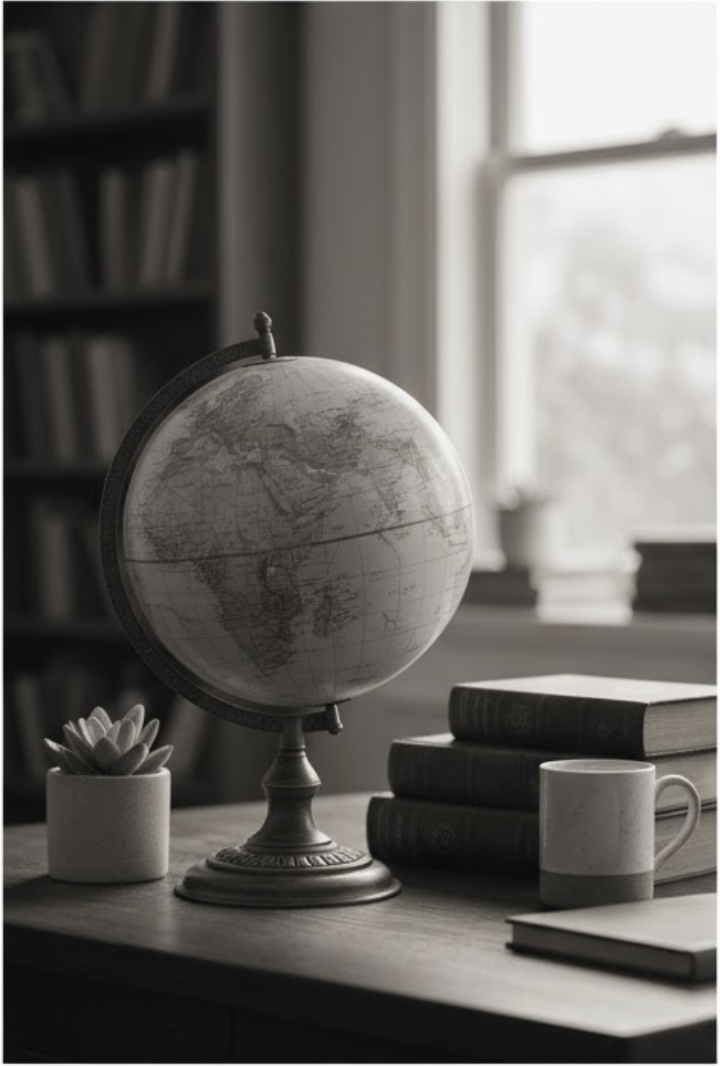
#> input picture dataset/StereoLeft.png, 720 x 1066 px
$ jupyter execute --allow-errors 04.VisionAndMotionAnalysis.ipynb   (older library calls are emulated)   (text cells are left out)
#> lines starting #> are read from the running program, lines starting #| are printed output that depends on the picture; pictures that were not available may be replaced by others from this repository, and a replacement may not be noted
[cell 1]
import cv2
import numpy as np
import matplotlib.pyplot as plt
from scipy.interpolate import UnivariateSpline

[cell 2]
left_img_color = cv2.imread('dataset/StereoLeft.png')
#> left_img_color is the input picture: shape (1066, 720, 3); mean B, G, R 98.7, 101.9, 104.2
right_img_color = cv2.imread('dataset/StereoRight.png')
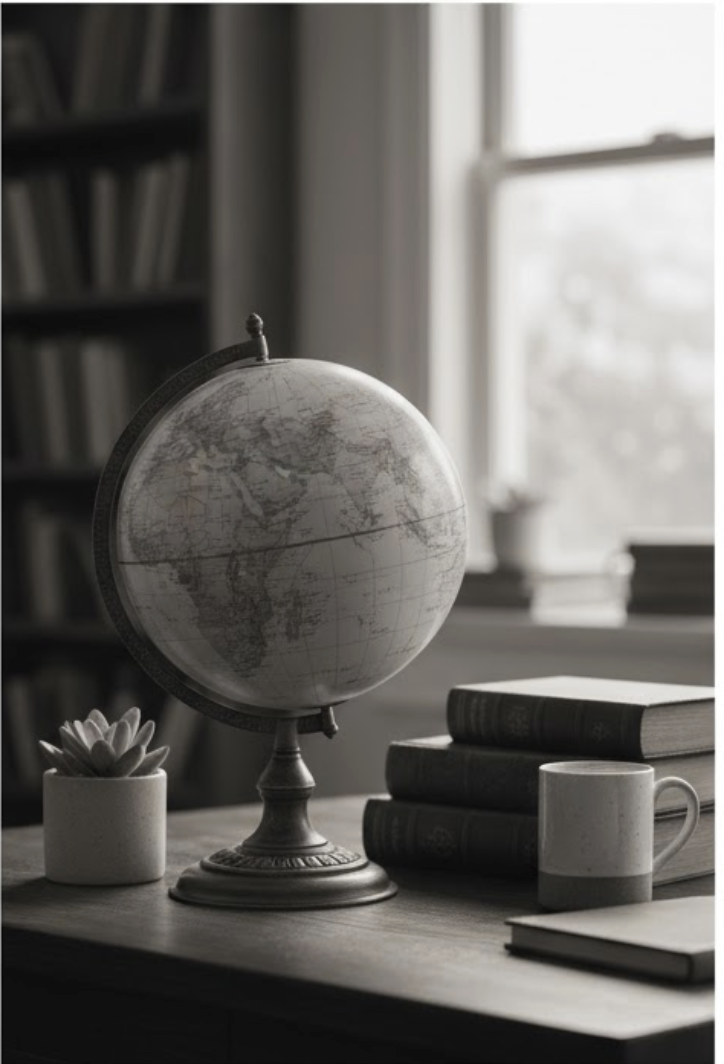
#> input picture dataset/StereoRight.png, 724 x 1064 px
#> right_img_color is the input picture: shape (1064, 724, 3); mean B, G, R 99.9, 103.2, 105.4

# The stereo algorithm requires single-channel grayscale images
left = cv2.cvtColor(left_img_color, cv2.COLOR_BGR2GRAY)
right = cv2.cvtColor(right_img_color, cv2.COLOR_BGR2GRAY)

# Check if sizes are different and resize if necessary
if left.shape != right.shape:
    print("Image shapes are different. Resizing right image to match left image.")
    print(f"Left shape: {right.shape}, Right shape: {right.shape}")
#| Left shape: (1064, 724), Right shape: (1064, 724)
    h, w = left.shape
#> h = 1066; w = 720
    right_gray = cv2.resize(right, (w, h))

    print(f"New right shape: {right.shape}")
#| New right shape: (1064, 724)

[cell 3]
# Compute Disparity
stereo = cv2.StereoBM_create(numDisparities=64, blockSize=15)
#> (the rest of this cell did not finish here and is left out)

[cell 4]
# 2️⃣ Projection Scheme (Perspective projection)
f = 800  # focal length
X, Y, Z = 2, 3, 10  # 3D point
x = (f * X) / Z
y = (f * Y) / Z
print(f"Projected 3D point ({X},{Y},{Z}) → Image coordinates ({x:.2f}, {y:.2f})")

#> (a cell that did not finish here is left out)

[cell 6]
# 4️⃣ Motion Analysis using Optical Flow (Lucas-Kanade)
vid = cv2.VideoCapture('motion_sample.mp4')
ret, old_frame = vid.read()
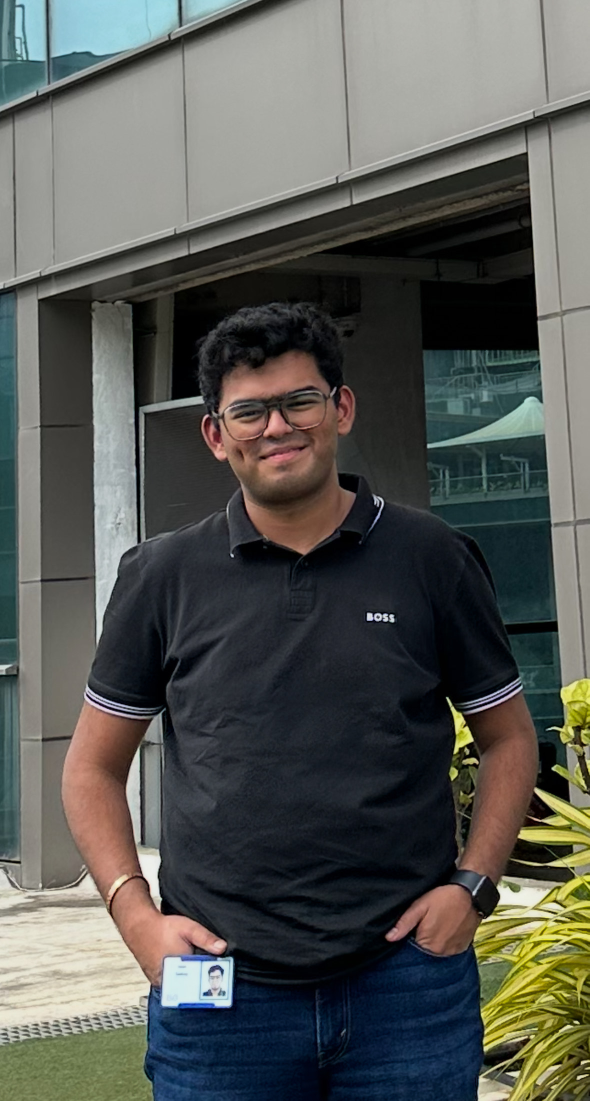
#> input picture dataset/SatvikCasualPic.jpeg, 1179 x 2201 px, given in place of motion_sample.mp4, which was not available (shown at 1/2 size)
#> old_frame is the input picture: shape (2201, 1179, 3); mean B, G, R 83.8, 88.1, 86.3
if ret:
    old_gray = cv2.cvtColor(old_frame, cv2.COLOR_BGR2GRAY)
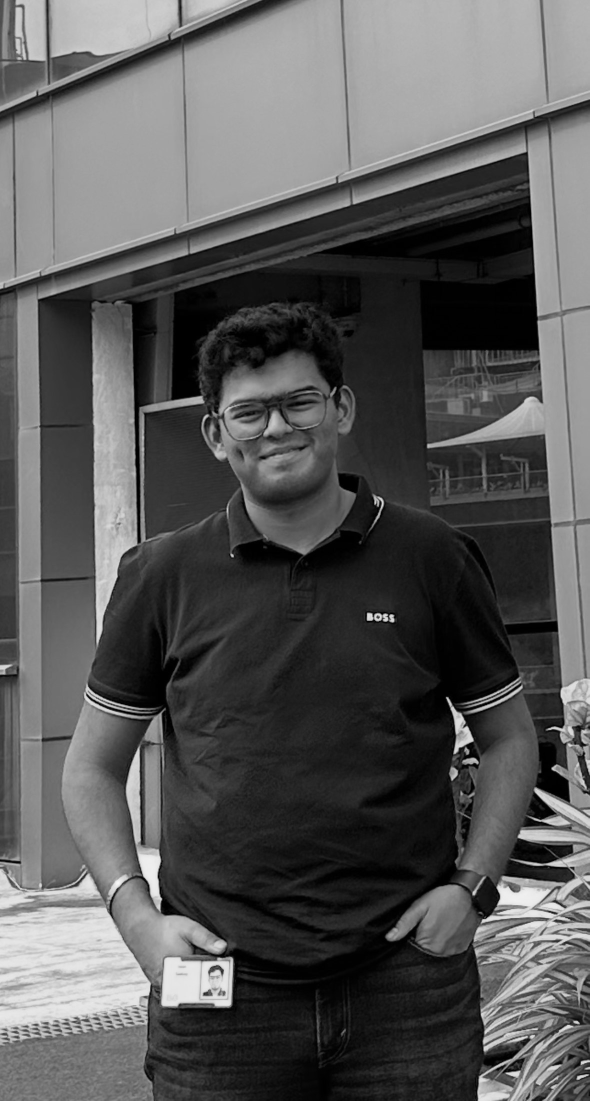
#> old_gray: shape (2201, 1179) (shown at 1/2 size); min 0, max 249, mean 87.1
    lk_params = dict(winSize=(15,15), maxLevel=2,
                     criteria=(cv2.TERM_CRITERIA_EPS | cv2.TERM_CRITERIA_COUNT, 10, 0.03))
    p0 = cv2.goodFeaturesToTrack(old_gray, mask=None, maxCorners=100, qualityLevel=0.3, minDistance=7)
#> p0 = 46 rows, first 8: [764, 1229], [893, 1395], [734, 1240], [747, 1239], [787, 1231], [774, 1233], [1158, 2046], [1176, 2149]
    color = np.random.randint(0,255,(100,3))
    mask = np.zeros_like(old_frame)
    while True:
        ret, frame = vid.read()
        if not ret: break
        frame_gray = cv2.cvtColor(frame, cv2.COLOR_BGR2GRAY)
        p1, st, err = cv2.calcOpticalFlowPyrLK(old_gray, frame_gray, p0, None, **lk_params)
#> p1 has the same summary as p0; st = 46 values from 1 to 1; err = 46 values from 0 to 0
        good_new = p1[st==1]; good_old = p0[st==1]
#> after `good_new = p1[st == 1]`: good_new = 46 pairs, first value 33 to 1176, second value 100 to 2175
#> after `good_old = p0[st == 1]`: good_old has the same summary as good_new
        for i,(new,old) in enumerate(zip(good_new, good_old)):
            a,b = new.ravel(); c,d = old.ravel()
            mask = cv2.line(mask, (int(a),int(b)), (int(c),int(d)), color[i].tolist(), 2)
            frame = cv2.circle(frame,(int(a),int(b)),5,color[i].tolist(),-1)
#> this loop made 46 passes
#> (a, b, c, d) on passes 1 to 12: (764, 1229, 764, 1229), (893, 1395, 893, 1395), (734, 1240, 734, 1240), (747, 1239, 747, 1239), (787, 1231, 787, 1231), (774, 1233, 774, 1233), (1158, 2046, 1158, 2046), (1176, 2149, 1176, 2149), (908, 1506, 908, 1506), (756, 1012, 756, 1012), (750, 1008, 750, 1008), (1162, 2129, 1162, 2129)
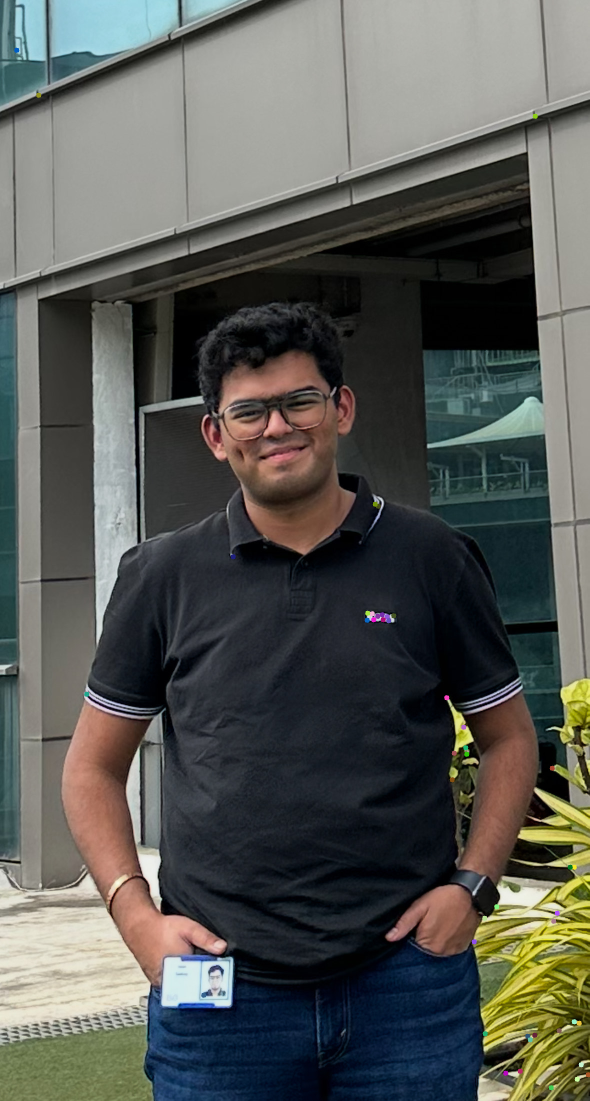
#> frame: shape (2201, 1179, 3) (shown at 1/2 size); mean B, G, R 83.8, 88.2, 86.4
#> mask: shape (2201, 1179, 3); mean of channels 0, 1, 2 0, 0, 0
        img_out = cv2.add(frame,mask)
        cv2.imshow('Optical Flow - Motion Tracking', img_out)
        if cv2.waitKey(30) & 0xFF == 27: break
#> (key Esc is pressed here)
        old_gray = frame_gray.copy()
        p0 = good_new.reshape(-1,1,2)
    vid.release()
    cv2.destroyAllWindows()
